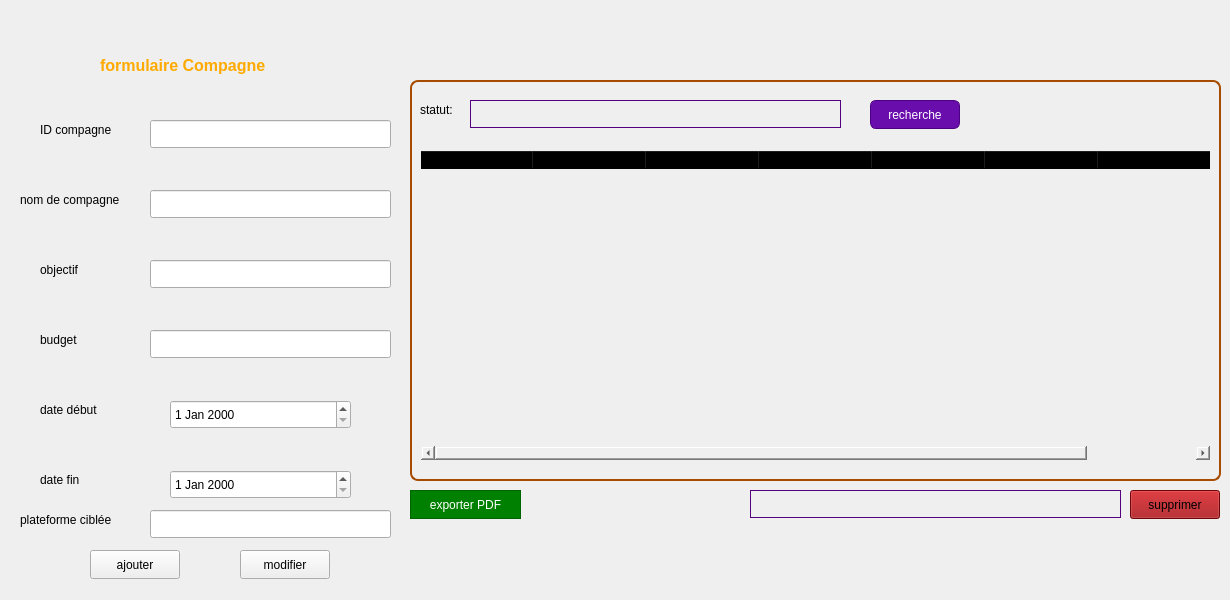
      <widget class="QWidget" name="page_feedback">
       <widget class="QPushButton" name="pushButton_5">
        <property name="geometry">
         <rect>
          <x>410</x>
          <y>490</y>
          <width>111</width>
          <height>29</height>
         </rect>
        </property>
        <property name="styleSheet">
         <string notr="true">QPushButton {
    background-color: green;
    color: white; /* Optionnel : texte blanc pour contraste */
    border: 1px solid darkgreen; /* Optionnel : bordure pour un meilleur rendu */
}
QPushButton:hover {
    background-color: darkgreen; /* Optionnel : couleur au survol */
}</string>
        </property>
        <property name="text">
         <string>exporter PDF</string>
        </property>
       </widget>
       <widget class="QWidget" name="widget" native="true">
        <property name="geometry">
         <rect>
          <x>10</x>
          <y>20</y>
          <width>391</width>
          <height>571</height>
         </rect>
        </property>
        <property name="styleSheet">
         <string notr="true">background-color: #1E1E2F; color: white; QHeaderView::section { background-color: #5500FF; color: white; }.</string>
        </property>
        <widget class="QDateEdit" name="dateEdit_2">
         <property name="geometry">
          <rect>
           <x>160</x>
           <y>450</y>
           <width>181</width>
           <height>29</height>
          </rect>
         </property>
        </widget>
        <widget class="QLabel" name="label_7">
         <property name="geometry">
          <rect>
           <x>10</x>
           <y>490</y>
           <width>121</width>
           <height>20</height>
          </rect>
         </property>
         <property name="text">
          <string>plateforme ciblée</string>
         </property>
        </widget>
        <widget class="QLineEdit" name="lineEdit_6">
         <property name="geometry">
          <rect>
           <x>140</x>
           <y>310</y>
           <width>241</width>
           <height>28</height>
          </rect>
         </property>
        </widget>
        <widget class="QLineEdit" name="lineEdit_2">
         <property name="geometry">
          <rect>
           <x>140</x>
           <y>240</y>
           <width>241</width>
           <height>28</height>
          </rect>
         </property>
        </widget>
        <widget class="QLabel" name="label_4">
         <property name="geometry">
          <rect>
           <x>30</x>
           <y>310</y>
           <width>63</width>
           <height>20</height>
          </rect>
         </property>
         <property name="text">
          <string>budget</string>
         </property>
        </widget>
        <widget class="QLabel" name="label_5">
         <property name="geometry">
          <rect>
           <x>30</x>
           <y>380</y>
           <width>91</width>
           <height>20</height>
          </rect>
         </property>
         <property name="text">
          <string>date début</string>
         </property>
        </widget>
        <widget class="QLabel" name="label">
         <property name="geometry">
          <rect>
           <x>30</x>
           <y>100</y>
           <width>101</width>
           <height>20</height>
          </rect>
         </property>
         <property name="text">
          <string>ID compagne</string>
         </property>
        </widget>
        <widget class="QLabel" name="label_6">
         <property name="geometry">
          <rect>
           <x>30</x>
           <y>450</y>
           <width>63</width>
           <height>20</height>
          </rect>
         </property>
         <property name="text">
          <string>date fin</string>
         </property>
        </widget>
        <widget class="QDateEdit" name="dateEdit">
         <property name="geometry">
          <rect>
           <x>160</x>
           <y>380</y>
           <width>181</width>
           <height>29</height>
          </rect>
         </property>
        </widget>
        <widget class="QLabel" name="label_3">
         <property name="geometry">
          <rect>
           <x>30</x>
           <y>240</y>
           <width>63</width>
           <height>20</height>
          </rect>
         </property>
         <property name="text">
          <string>objectif</string>
         </property>
        </widget>
        <widget class="QLineEdit" name="lineEdit_3">
         <property name="geometry">
          <rect>
           <x>140</x>
           <y>170</y>
           <width>241</width>
           <height>28</height>
          </rect>
         </property>
        </widget>
        <widget class="QLineEdit" name="lineEdit">
         <property name="geometry">
          <rect>
           <x>140</x>
           <y>100</y>
           <width>241</width>
           <height>28</height>
          </rect>
         </property>
        </widget>
        <widget class="QLabel" name="label_2">
         <property name="geometry">
          <rect>
           <x>10</x>
           <y>170</y>
           <width>131</width>
           <height>20</height>
          </rect>
         </property>
         <property name="text">
          <string>nom de compagne</string>
         </property>
        </widget>
        <widget class="QLineEdit" name="lineEdit_14">
         <property name="geometry">
          <rect>
           <x>140</x>
           <y>490</y>
           <width>241</width>
           <height>28</height>
          </rect>
         </property>
        </widget>
        <widget class="QPushButton" name="pushButton">
         <property name="geometry">
          <rect>
           <x>80</x>
           <y>530</y>
           <width>90</width>
           <height>29</height>
          </rect>
         </property>
         <property name="text">
          <string>ajouter</string>
         </property>
        </widget>
        <widget class="QPushButton" name="pushButton_2">
         <property name="geometry">
          <rect>
           <x>230</x>
           <y>530</y>
           <width>90</width>
           <height>29</height>
          </rect>
         </property>
         <property name="text">
          <string>modifier</string>
         </property>
        </widget>
        <widget class="QLabel" name="lineEdit_ajoute_2">
         <property name="geometry">
          <rect>
           <x>90</x>
           <y>30</y>
           <width>211</width>
           <height>31</height>
          </rect>
         </property>
         <property name="text">
          <string>&lt;html&gt;&lt;head/&gt;&lt;body&gt;&lt;p&gt;&lt;span style=&quot; font-size:12pt; font-weight:700; color:#ffaa00;&quot;&gt;formulaire Compagne&lt;/span&gt;&lt;/p&gt;&lt;/body&gt;&lt;/html&gt;</string>
         </property>
        </widget>
       </widget>
       <widget class="QPushButton" name="pushButton_3">
        <property name="geometry">
         <rect>
          <x>1130</x>
          <y>490</y>
          <width>90</width>
          <height>29</height>
         </rect>
        </property>
        <property name="styleSheet">
         <string notr="true">alternate-background-color: rgb(204, 0, 3);
background-color: rgb(157, 7, 10);</string>
        </property>
        <property name="text">
         <string>supprimer</string>
        </property>
       </widget>
       <widget class="QGroupBox" name="groupBox_3">
        <property name="geometry">
         <rect>
          <x>410</x>
          <y>60</y>
          <width>811</width>
          <height>421</height>
         </rect>
        </property>
        <property name="styleSheet">
         <string notr="true">QGroupBox {
    border: 2px solid #A64B00;
    border-radius: 8px;
    margin-top: 20px;
    background: qlineargradient(
        x1:0, y1:0, x2:1, y2:1,
        stop:0 white,
        stop:1 #FB8C00
    );
}

QGroupBox::title {
    subcontrol-origin: margin;
    subcontrol-position: top left;
    padding: 4px;
    color: white;
    font-weight: bold;
}

QGroupBox * {
    background: transparent;
    color: black;
}

QGroupBox QPushButton {
    background: #6A0DAD;         /* Mauve */
    color: white;
    border: 1px solid #4B0082;
    border-radius: 6px;
    padding: 5px 10px;
}

QGroupBox QPushButton:hover {
    background: #1B1B3A;         /* Bleu foncé au survol */
}

QGroupBox QComboBox {
    background: #6A0DAD;         /* Mauve */
    color: white;
    border: 1px solid #4B0082;
    border-radius: 6px;
    padding: 4px 8px;
}

QGroupBox QComboBox:hover {
    background: #1B1B3A;         /* Bleu foncé au survol */
}

QGroupBox QComboBox::drop-down {
    subcontrol-origin: padding;
    subcontrol-position: top right;
    width: 20px;
    border-left: 1px solid #4B0082;
    border-top-right-radius: 6px;
    border-bottom-right-radius: 6px;
    background: #6A0DAD;         /* Même mauve que le QComboBox */
}

QGroupBox QComboBox::down-arrow {
    width: 12px;
    height: 12px;
}</string>
        </property>
        <property name="title">
         <string/>
        </property>
        <widget class="QTableWidget" name="tableWidget">
         <property name="geometry">
          <rect>
           <x>10</x>
           <y>90</y>
           <width>791</width>
           <height>311</height>
          </rect>
         </property>
         <property name="styleSheet">
          <string notr="true"/>
         </property>
         <attribute name="horizontalHeaderDefaultSectionSize">
          <number>113</number>
         </attribute>
         <column>
          <property name="text">
           <string>ID </string>
          </property>
         </column>
         <column>
          <property name="text">
           <string>nom</string>
          </property>
         </column>
         <column>
          <property name="text">
           <string>objectif</string>
          </property>
         </column>
         <column>
          <property name="text">
           <string>budget</string>
          </property>
         </column>
         <column>
          <property name="text">
           <string>date début</string>
          </property>
         </column>
         <column>
          <property name="text">
           <string>date fin</string>
          </property>
         </column>
         <column>
          <property name="text">
           <string>plateforme</string>
          </property>
         </column>
        </widget>
        <widget class="QLabel" name="label_31">
         <property name="geometry">
          <rect>
           <x>10</x>
           <y>40</y>
           <width>63</width>
           <height>20</height>
          </rect>
         </property>
         <property name="text">
          <string>statut:</string>
         </property>
        </widget>
        <widget class="QPushButton" name="pushButton_4">
         <property name="geometry">
          <rect>
           <x>460</x>
           <y>40</y>
           <width>90</width>
           <height>29</height>
          </rect>
         </property>
         <property name="styleSheet">
          <string notr="true"/>
         </property>
         <property name="text">
          <string>recherche</string>
         </property>
        </widget>
        <widget class="QLineEdit" name="lineEdit_4">
         <property name="geometry">
          <rect>
           <x>60</x>
           <y>40</y>
           <width>371</width>
           <height>28</height>
          </rect>
         </property>
         <property name="styleSheet">
          <string notr="true">QLineEdit {
    background: transparent;
    border: 1px solid#55007f;   /* ou autre couleur pour qu'on voie bien les bords */
    color:#55007f;                 /* texte */
}
</string>
         </property>
        </widget>
       </widget>
       <widget class="QLineEdit" name="lineEdit_5">
        <property name="geometry">
         <rect>
          <x>750</x>
          <y>490</y>
          <width>371</width>
          <height>28</height>
         </rect>
        </property>
        <property name="styleSheet">
         <string notr="true">QLineEdit {
    background: transparent;
    border: 1px solid#55007f;   /* ou autre couleur pour qu'on voie bien les bords */
    color:#55007f;                 /* texte */
}</string>
        </property>
       </widget>
      </widget>
